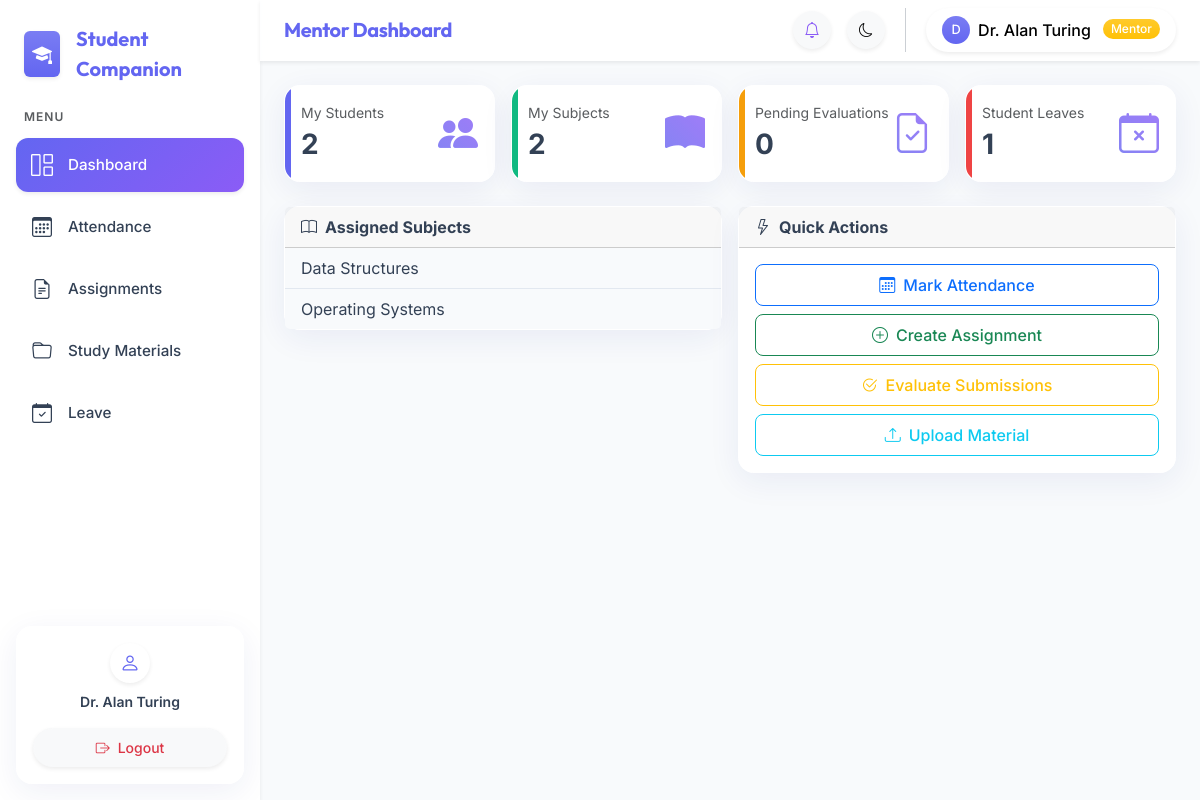
The page /mentor/dashboard.php (signed in) on the database its author committed.
### tables this page shows
CREATE TABLE IF NOT EXISTS users (
    id INT UNSIGNED AUTO_INCREMENT PRIMARY KEY,
    name VARCHAR(150) NOT NULL,
    email VARCHAR(191) NOT NULL UNIQUE,
    password_hash VARCHAR(255) NOT NULL,
    role ENUM('admin','mentor','learner') NOT NULL,
    department_id INT UNSIGNED NULL,
    year TINYINT UNSIGNED NULL,
    status ENUM('active','inactive') NOT NULL DEFAULT 'active',
    force_password_reset TINYINT(1) NOT NULL DEFAULT 0,
    created_at TIMESTAMP NOT NULL DEFAULT CURRENT_TIMESTAMP,
    FOREIGN KEY (department_id) REFERENCES departments(id) ON DELETE SET NULL
);

CREATE TABLE IF NOT EXISTS subjects (
    id INT UNSIGNED AUTO_INCREMENT PRIMARY KEY,
    name VARCHAR(150) NOT NULL,
    department_id INT UNSIGNED NOT NULL,
    year TINYINT UNSIGNED NOT NULL,
    semester TINYINT UNSIGNED NOT NULL,
    FOREIGN KEY (department_id) REFERENCES departments(id) ON DELETE CASCADE
);

### config/database.php (called while the page is built, shortened)
<?php
function get_db(): PDO {
    static $pdo = null;
    if ($pdo === null) {
        $dsn = 'mysql:host=' . DB_HOST . ';dbname=' . DB_NAME . ';charset=utf8mb4';
        $pdo = new PDO($dsn, DB_USER, DB_PASS, [
            PDO::ATTR_ERRMODE            => PDO::ERRMODE_EXCEPTION,
            PDO::ATTR_DEFAULT_FETCH_MODE => PDO::FETCH_ASSOC,
            PDO::ATTR_EMULATE_PREPARES   => false,
        ]);
    }
    return $pdo;
}

### includes/auth_check.php (called while the page is built, shortened)
<?php
require_once dirname(__DIR__) . '/config/database.php';
require_once dirname(__DIR__) . '/includes/helpers.php';
try {
    $stmt = get_db()->prepare('SELECT id, name, email, role, department_id, year, status FROM users WHERE id = ? AND status = "active" LIMIT 1');
    $stmt->execute([$_SESSION['user_id']]);
    $current_user = $stmt->fetch();
} catch (Throwable) {}

### includes/helpers.php (called while the page is built, shortened)
<?php
function e(string $str): string {
    return htmlspecialchars($str, ENT_QUOTES, 'UTF-8');
}

### mentor/dashboard.php (the view, shortened to what this page needs)
<?php
$page_title    = 'Mentor Dashboard';
require_once dirname(__DIR__) . '/config/database.php';
require_once dirname(__DIR__) . '/includes/auth_check.php';
$db  = get_db();
$mid = $current_user['id'];
$student_count = $db->prepare('SELECT COUNT(*) FROM mentor_students WHERE mentor_id=?');
$student_count->execute([$mid]); $student_count = (int)$student_count->fetchColumn();
$subjects = $db->prepare('SELECT s.name FROM mentor_subjects ms JOIN subjects s ON ms.subject_id=s.id WHERE ms.mentor_id=?');
$subjects->execute([$mid]); $subjects = $subjects->fetchAll();
$pending_eval = $db->prepare(
    "SELECT COUNT(*) FROM assignment_submissions asub
     JOIN assignments a ON asub.assignment_id=a.id
     WHERE a.mentor_id=? AND asub.status IN ('submitted','late')"
);
$pending_eval->execute([$mid]); $pending_eval = (int)$pending_eval->fetchColumn();
$pending_leaves = $db->prepare(
    "SELECT COUNT(*) FROM leave_requests lr
     JOIN mentor_students ms ON lr.requested_by=ms.student_id
     WHERE ms.mentor_id=? AND lr.status='pending' AND lr.requested_to_role='mentor'"
);
$pending_leaves->execute([$mid]); $pending_leaves = (int)$pending_leaves->fetchColumn();
require_once dirname(__DIR__).'/includes/header.php';
require_once dirname(__DIR__).'/includes/sidebar.php';
require_once dirname(__DIR__).'/includes/navbar.php';
?>
<div class="main-content p-4 animate__animated animate__fadeIn">
    <div class="row g-3 mb-4">
        <div class="col-6 col-lg-3">
            <div class="card stat-card primary"><div class="card-body d-flex justify-content-between align-items-center">
                <div><div class="text-muted small">My Students</div><div class="fs-3 fw-bold"><?= $student_count ?></div></div>
                <i class="bi bi-people-fill stat-icon text-primary"></i>
            </div></div>
        </div>
        <div class="col-6 col-lg-3">
            <div class="card stat-card success"><div class="card-body d-flex justify-content-between align-items-center">
                <div><div class="text-muted small">My Subjects</div><div class="fs-3 fw-bold"><?= count($subjects) ?></div></div>
                <i class="bi bi-book-fill stat-icon text-success"></i>
            </div></div>
        </div>
        <div class="col-6 col-lg-3">
            <div class="card stat-card warning"><div class="card-body d-flex justify-content-between align-items-center">
                <div><div class="text-muted small">Pending Evaluations</div><div class="fs-3 fw-bold"><?= $pending_eval ?></div></div>
                <i class="bi bi-file-earmark-check stat-icon text-warning"></i>
            </div></div>
        </div>
        <div class="col-6 col-lg-3">
            <div class="card stat-card danger"><div class="card-body d-flex justify-content-between align-items-center">
                <div><div class="text-muted small">Student Leaves</div><div class="fs-3 fw-bold"><?= $pending_leaves ?></div></div>
                <i class="bi bi-calendar-x stat-icon text-danger"></i>
            </div></div>
        </div>
    </div>
    <div class="row g-3">
        <div class="col-md-6">
            <div class="card">
                <div class="card-header fw-bold"><i class="bi bi-book me-2"></i>Assigned Subjects</div>
                <ul class="list-group list-group-flush">
                <?php foreach ($subjects as $s): ?>
                    <li class="list-group-item"><?= e($s['name']) ?></li>
                <?php endforeach; ?>
                </ul>
            </div>
        </div>
        <div class="col-md-6">
            <div class="card">
                <div class="card-header fw-bold"><i class="bi bi-lightning me-2"></i>Quick Actions</div>
                <div class="card-body d-flex flex-column gap-2">
                    <a href="attendance.php?action=mark" class="btn btn-outline-primary"><i class="bi bi-calendar3 me-2"></i>Mark Attendance</a>
                    <a href="assignments.php?tab=create" class="btn btn-outline-success"><i class="bi bi-plus-circle me-2"></i>Create Assignment</a>
                    <a href="assignments.php?tab=evaluate" class="btn btn-outline-warning"><i class="bi bi-check2-circle me-2"></i>Evaluate Submissions</a>
                    <a href="materials.php" class="btn btn-outline-info"><i class="bi bi-upload me-2"></i>Upload Material</a>
                </div>
            </div>
        </div>
    </div>
</div>
<?php require_once dirname(__DIR__).'/includes/footer.php'; ?>

### includes/sidebar.php (shortened to what this page needs)
<?php
$role = $_SESSION['role'] ?? '';
$current_page = basename($_SERVER['PHP_SELF']);
function nav_link(string $href, string $icon, string $label, string $current_page): string {
    $active = (basename($href) === $current_page) ? ' active shadow-sm' : '';
    return '<li class="nav-item"><a class="nav-link' . $active . ' d-flex align-items-center" href="' . $href . '"><i class="bi bi-' . $icon . ' me-3 fs-5"></i><span>' . $label . '</span></a></li>';
}
$base = BASE_URL;
?>
<nav class="sidebar d-none d-md-flex flex-column flex-shrink-0 p-3 border-end-0 shadow-sm z-3 animate__animated animate__fadeInLeft">
    <a href="<?= $base ?>index.php" class="d-flex align-items-center mb-4 text-decoration-none px-2 mt-2">
        <div class="bg-primary bg-gradient text-white rounded p-2 me-3 shadow-sm d-flex align-items-center justify-content-center">
            <i class="bi bi-mortarboard-fill fs-5"></i>
        </div>
        <span class="fw-bold fs-5 text-primary tracking-tight" style="font-family: var(--bs-heading-font-family);"><?= APP_NAME ?></span>
    </a>
    <ul class="nav nav-pills flex-column mb-auto gap-1">
        <li class="nav-item mb-2 px-2 small text-muted text-uppercase fw-semibold" style="letter-spacing: 1px; font-size: 0.75rem;">Menu</li>
        <?php if ($role === 'admin'): ?>
            <?= nav_link($base.'admin/dashboard.php', 'grid-1x2', 'Dashboard', $current_page) ?>
            <?= nav_link($base.'admin/departments.php', 'building', 'Departments', $current_page) ?>
            <?= nav_link($base.'admin/students.php', 'people', 'Students', $current_page) ?>
            <?= nav_link($base.'admin/mentors.php', 'person-video3', 'Mentors', $current_page) ?>
            <?= nav_link($base.'admin/notifications.php', 'bell', 'Notifications', $current_page) ?>
            <?= nav_link($base.'admin/leave.php', 'calendar-check', 'Leave Requests', $current_page) ?>
            <?= nav_link($base.'admin/analytics.php', 'bar-chart', 'Analytics', $current_page) ?>
            <?= nav_link($base.'admin/reports.php', 'file-earmark-arrow-down', 'Reports', $current_page) ?>
            <?= nav_link($base.'admin/audit_log.php', 'journal-text', 'Audit Log', $current_page) ?>
        <?php elseif ($role === 'mentor'): ?>
            <?= nav_link($base.'mentor/dashboard.php', 'grid-1x2', 'Dashboard', $current_page) ?>
            <?= nav_link($base.'mentor/attendance.php', 'calendar3', 'Attendance', $current_page) ?>
            <?= nav_link($base.'mentor/assignments.php', 'file-earmark-text', 'Assignments', $current_page) ?>
            <?= nav_link($base.'mentor/materials.php', 'folder', 'Study Materials', $current_page) ?>
            <?= nav_link($base.'mentor/leave.php', 'calendar-check', 'Leave', $current_page) ?>
        <?php endif; ?>
    </ul>
    <div class="mt-auto pt-3">
        <div class="card border-0 shadow-sm bg-primary bg-gradient bg-opacity-10 rounded-4 overflow-hidden">
            <div class="card-body p-3 d-flex flex-column align-items-center text-center">
                <div class="bg-white rounded-circle shadow-sm d-flex align-items-center justify-content-center mb-2" style="width: 40px; height: 40px;">
                    <i class="bi bi-person text-primary fs-5"></i>
                </div>
                <div class="small fw-semibold text-truncate w-100"><?= htmlspecialchars($current_user['name'] ?? '', ENT_QUOTES) ?></div>
                <a href="<?= $base ?>logout.php" class="btn btn-sm btn-light w-100 text-danger shadow-sm rounded-pill"><i class="bi bi-box-arrow-right me-2"></i>Logout</a>
            </div>
        </div>
    </div>
</nav>

### includes/navbar.php (shortened to what this page needs)
<?php
$role = $_SESSION['role'] ?? '';
$base = BASE_URL;
$role_label = match($role) { 'admin' => 'HOD', 'mentor' => 'Mentor', default => 'Student' };
$role_badge = match($role) { 'admin' => 'danger', 'mentor' => 'warning', default => 'primary' };
?>
<div class="content-wrapper flex-grow-1 d-flex flex-column">
<nav class="navbar navbar-expand-md sticky-top px-4 py-2 border-bottom-0 shadow-sm animate__animated animate__fadeInDown">
    <div class="d-flex align-items-center">
        <span class="navbar-brand fw-bold d-none d-md-inline mb-0 h5 text-primary tracking-tight"><?= htmlspecialchars($page_title ?? APP_NAME, ENT_QUOTES) ?></span>
    </div>
    <div class="ms-auto d-flex align-items-center gap-3">
        <a href="<?php
            echo match($role) {
                'admin'  => $base.'admin/notifications.php',
                'mentor' => $base.'mentor/dashboard.php',
                default  => $base.'learner/notifications.php',
            };
        ?>" class="btn btn-sm btn-light rounded-circle position-relative shadow-sm p-2" id="notif-btn" style="width: 38px; height: 38px; display: flex; align-items: center; justify-content: center;">
            <i class="bi bi-bell text-secondary fs-6"></i>
        </a>
        <button class="btn btn-sm btn-light rounded-circle shadow-sm p-2" onclick="toggleTheme()" title="Toggle theme" style="width: 38px; height: 38px; display: flex; align-items: center; justify-content: center;">
            <i class="bi bi-moon-stars text-secondary fs-6" id="theme-icon"></i>
        </button>
        <div class="dropdown">
            <button class="btn btn-light rounded-pill shadow-sm d-flex align-items-center gap-2 px-3 py-2 border-0" data-bs-toggle="dropdown" style="background: var(--sidebar-bg);">
                <div class="bg-primary bg-gradient rounded-circle d-flex align-items-center justify-content-center text-white" style="width: 28px; height: 28px; font-size: 0.8rem;">
                    <?= strtoupper(substr($current_user['name'] ?? 'U', 0, 1)) ?>
                </div>
                <span class="fw-medium d-none d-sm-inline"><?= htmlspecialchars($current_user['name'] ?? '', ENT_QUOTES) ?></span>
                <span class="badge bg-<?= $role_badge ?> bg-gradient rounded-pill px-2 py-1 ms-1"><?= $role_label ?></span>
            </button>
        </div>
    </div>
</nav>

### assets/css/style.css (style rules this page uses)
:root { --bs-primary: #6366f1; --bs-primary-rgb: 99, 102, 241; --bs-secondary: #8b5cf6; --bs-secondary-rgb: 139, 92, 246; --bs-success: #10b981; --bs-warning: #f59e0b; --bs-danger: #ef4444; --bs-info: #0ea5e9; --bs-body-font-family: 'Inter', sans-serif; --bs-heading-font-family: 'Outfit', sans-serif; --bs-body-bg: #f8fafc; --bs-body-color: #334155; --bs-border-color: #e2e8f0; --card-bg: rgba(255, 255, 255, 0.9); --glass-border: rgba(255, 255, 255, 0.4); --glass-shadow: 0 8px 32px 0 rgba(31, 38, 135, 0.07); --sidebar-bg: #ffffff; --sidebar-hover: #f9f1f1; }
body { font-family: var(--bs-body-font-family); background-color: var(--bs-body-bg); color: var(--bs-body-color); transition: background-color 0.3s ease, color 0.3s ease; -webkit-font-smoothing: antialiased; }
h1, h2, h3, h4, h5, h6, .navbar-brand { font-family: var(--bs-heading-font-family); font-weight: 600; letter-spacing: -0.02em; }
.glass-card, .card { background: var(--card-bg) !important; backdrop-filter: blur(12px); -webkit-backdrop-filter: blur(12px); border: 1px solid var(--glass-border) !important; border-radius: 1rem !important; box-shadow: var(--glass-shadow) !important; transition: transform 0.3s cubic-bezier(0.4, 0, 0.2, 1), box-shadow 0.3s ease; }
.btn { border-radius: 0.5rem; font-weight: 500; padding: 0.5rem 1.25rem; transition: all 0.3s ease; }
.sidebar { width: 260px; min-height: 100vh; position: sticky; top: 0; height: 100vh; overflow-y: auto; background: var(--sidebar-bg); border-right: 1px solid var(--bs-border-color); flex-shrink: 0; transition: background-color 0.3s ease, border-color 0.3s ease; }
.sidebar .nav-link { color: var(--bs-body-color); border-radius: 0.75rem; padding: 0.75rem 1rem; font-size: 0.95rem; font-weight: 500; transition: all 0.2s ease; margin-bottom: 0.25rem; }
.sidebar .nav-link i { font-size: 1.1rem; transition: transform 0.2s ease; }
.sidebar .nav-link.active { background: linear-gradient(135deg, var(--bs-primary), var(--bs-secondary)); color: #fff; box-shadow: 0 4px 12px rgba(var(--bs-primary-rgb), 0.3); }
.sidebar .nav-link.active i { transform: scale(1.1); }
.navbar { background: var(--card-bg) !important; backdrop-filter: blur(16px); -webkit-backdrop-filter: blur(16px); border-bottom: 1px solid var(--glass-border) !important; }
.content-wrapper { min-width: 0; }
.main-content { padding: 1.5rem; }
.stat-card { border-left: 0; position: relative; overflow: hidden; }
.stat-card::before { content: ''; position: absolute; left: 0; top: 0; bottom: 0; width: 6px; border-radius: 1rem 0 0 1rem; }
.stat-card.primary::before { background: var(--bs-primary); }
.stat-card.success::before { background: var(--bs-success); }
.stat-card.warning::before { background: var(--bs-warning); }
.stat-card.danger::before { background: var(--bs-danger); }
.stat-card .stat-icon { font-size: 2.5rem; opacity: .8; background: -webkit-linear-gradient(45deg, var(--bs-primary), var(--bs-secondary)); -webkit-background-clip: text; -webkit-text-fill-color: transparent; }
.badge { padding: 0.5em 0.75em; font-weight: 500; }

### rows shown on the page
users: name "Dr. Alan Turing", name "D"
subjects: name "Data Structures"
subjects: name "Operating Systems"

### other values the page prints
APP_NAME "Student Companion"
$label "Dashboard Attendance Assignments Study Materials Leave"
$page_title "Mentor Dashboard"
$role_label "Mentor"
$student_count "2"
count($subjects) "2"
$pending_eval "0"
$pending_leaves "1"
